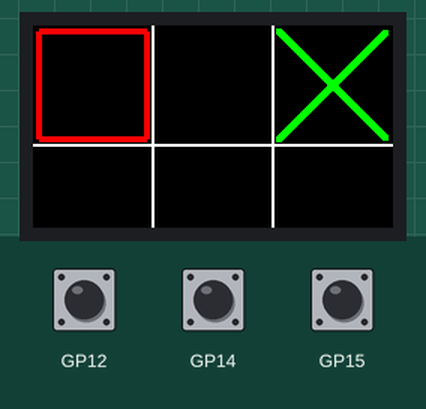
Recording of a program running on a simulated Raspberry Pi Pico running MicroPython. Parts: 240×135 colour display. Inputs (shaded band) come from the test bench. Random numbers come from a fixed seed; what the program prints to the serial console is not drawn.

Above: at 1.2 s.
1.3 s: button X pressed for 1 s
At 2.8 s:
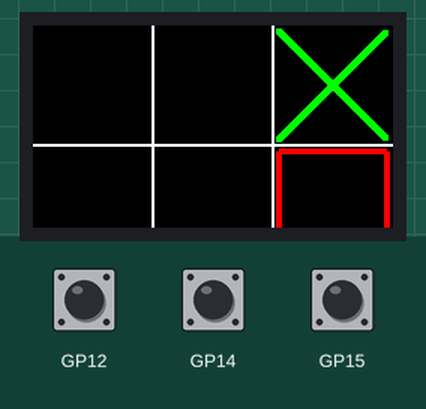
3.8 s: button Y pressed for 3.2 s
At 7.3 s:
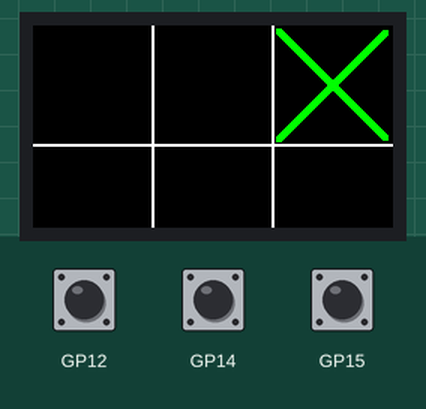
8.5 s: button A pressed for 0.15 s
At 9.2 s:
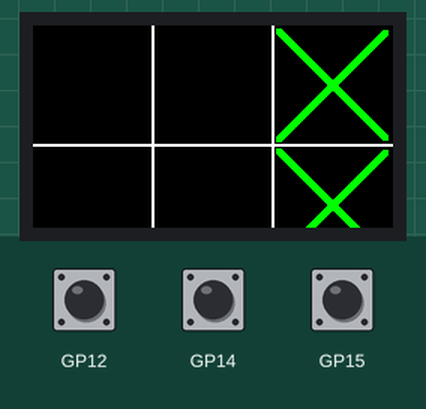
10.1 s: button X pressed for 0.15 s
At 11.0 s:
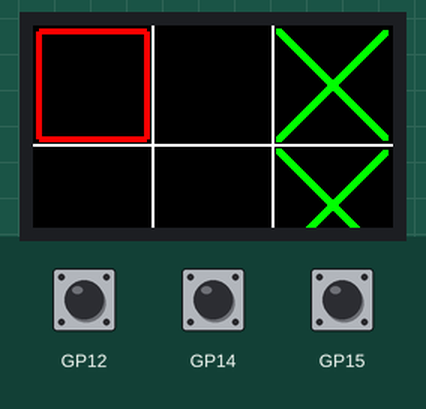
11.7 s: button A pressed for 1 s
At 13.1 s:
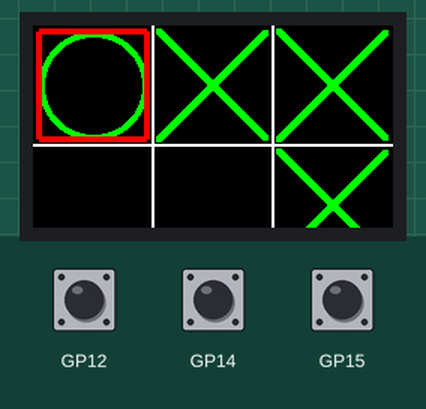
14.2 s: button Y pressed for 0.15 s
At 15.6 s:
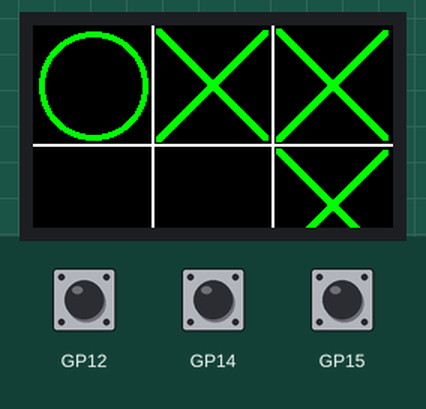
Timing chart, 0 to 16.8 s (numbered marks = the images above; inputs shaded):
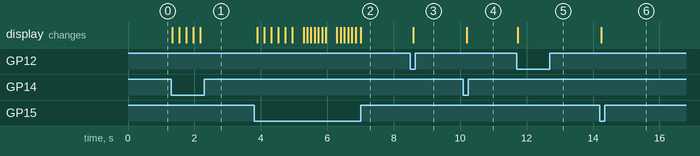

Measured:
- after the input at 1.3 s, the display: first changes at once (image 1 shows a later state)
- after the input at 3.8 s, the display: first changes after 0.09 s (image 2 shows a later state)
- after the input at 8.5 s, the display: changes after 0.09 s (image 3)
- after the input at 10.1 s, the display: changes after 0.10 s (image 4)
- after the input at 11.7 s, the display: changes at once (image 5)
- after the input at 14.2 s, the display: changes at once (image 6)

The program:

tictactoe.py
```python
import time
import random
from pimoroni import Button
from picographics import PicoGraphics, DISPLAY_PICO_DISPLAY, PEN_P8

display = PicoGraphics(display=DISPLAY_PICO_DISPLAY, pen_type=PEN_P8)
display.set_backlight(0.8)

button_a = Button(12)
button_b = Button(13)
button_x = Button(14)
button_y = Button(15)

WIDTH, HEIGHT = display.get_bounds()
penGrid         = display.create_pen( 255,255,255 )
penBackground   = display.create_pen( 0, 0, 0 )
penSelector     = display.create_pen( 255, 0, 0 )
penToken        = display.create_pen( 0, 255, 0 )
offset          = 4
computerToken   = 'X'
playerToken     = 'O'
emptyToken      = ''
scaleFactor     = 2

#
# Cell class.  A cell is a single component of the TicTacToe board.  The class contains the
# coordinates of the upper left corner of the cell, as well as the current player that owns it,
# and the cell number as is exists in the board.
#
class Cell:
    """
    Cell class definition.  A tictactoe board consists of cells, each cell can contain a token
    representing the player that owns the location.
    """
    def __init__( self, x, y, width, cellNum ):
        """
            Initialize a tictactoe cell.

            Parameters:
                x       - The upper left corner of the cell
                y       - The upper left corner of the cell
                width   - How wide is cell (and since it is a square, how tall is it)
                cellNum - The number of this cell.  Makes it easier to look up cells
                          that have tokens in it.

            Members:
                token   - The owning players token
        """

        self.x       = x
        self.y       = y
        self.width   = width
        self.cellNum = cellNum
        self.token   = emptyToken
        print( "Creating cell " + str(cellNum) + " at (" + str(x) + ", " + str(y) + ")")

    def getX( self ):
        """
            Return the X location of the cell
        """
        return self.x

    def getY( self ):
        """
            Return the Y location of the cell
        """
    def setToken( self, token ):
        """
            Set our current token to the token being passed in.  No validation.
        """
        self.token = token

    def getToken( self ):
        """
            Get the token of the player that owns this cell.
        """
        return self.token

    def isEmpty( self ):
        """
            Determine if this cell is empty, or has a token.
        """
        return self.token == emptyToken

    def getIndex( self ):
        """
            Return the cell number of this cell.  This allows us to generically
            access which cell number we have *if* all we have is the cell (i.e. no
            reference to the board that contains this cell)
        """
        return self.cellNum

    def getCenter( self ):
        """
            Since we know the dimensions of the cell, return the coordinates of the
            center.  Let the cell itself do the math
        """
        cx = self.x + self.width//2
        cy = self.y + self.width//2
        return cx, cy

#
# Board class - This class contains all of the definitions and functions needed to play the
# game of tic tac toe
#
class Board:
    def __init__( self, width ):
        """
            Initialize the Board Class.  This takes the width of the board are on the
            screen.  This area is then broken down into the cells for each square a
            player can move in.  Also stored are the winning move and winning token.

            Parameters:
                width        - The total width of the board.

            Members:
                width        - How wide the board is
                cells        - An array of class Cell, each entry representing a square on the board
                selector     - The location of the current cell the user can select for a turn
                cwidth       - Width of a cell (yes it is just 1/3 of width, but this makes is easier
                winToken     - The winning token, i.e. who one the game
                winMove      - The winning move (the row info)
                winningMoves - A list of all possible winning moves, used to detect if there is
                               a winner yet.  Could also be used to help the computer plan moves...
        """
        self.width    = width
        self.cells    = []
        self.selector = 0
        self.cwidth   = width // 3
        self.winToken = emptyToken
        self.winMove  = []
        x = 0
        y = 0
        for i in range(9):
            self.cells.append( Cell(x, y, self.cwidth, i) )
            x += self.cwidth
            if ((i+1) % 3) == 0:
                x = 0
                y += self.cwidth
        self.winningMoves = [[0,1,2],[3,4,5],[6,7,8],
                             [0,3,6],[1,4,7],[2,5,8],
                             [0,4,8],[2,4,6]]

    def reset( self ):
        """
            Reset the board back to the beginning
        """
        for cell in self.cells:
            cell.setToken( emptyToken )
        self.winToken = emptyToken
        self.winMove  = []
        self.selector = 0


    def getCell( self, cellNum ):
        """
            Return the cell located at the cell number povided
        """
        return self.cells[cellNum]

    def getCellToken( self, cellNum ):
        """
            Return the token for the cell number provided
        """
        return self.cells[cellNum].getToken()

    def setCellToken( self, cellNum, value ):
        """
            Set the token on the cell number provided
        """
        self.cells[cellNum].setToken( value )

    def getSelectedCell( self ):
        """
            get the cell that is currently selected
        """
        return self.cells[self.selector]

    def incSelector( self ):
        """
            Increment the selector, and handle the wrap
        """
        self.selector += 1
        if self.selector >= 9:
            self.selector = 0

    def decSelector( self ):
        """
            Decrement the selector, and handle any wrap that might occur
        """
        self.selector -= 1
        if self.selector < 0:
            self.selector = 8

    def showSelector(self):
        """
            Show the selector.  The selector is a square that outlines which cell
            the user currently has selected.
        """
        width  = self.cwidth - (offset * 2)
        display.set_pen(penSelector)
        cell = self.cells[self.selector]
        startx = cell.x + offset
        starty = cell.y + offset
        stopx  = startx + width
        stopy  = starty + width
        display.line(startx, starty, stopx, starty,offset)
        display.line(stopx,  starty, stopx, stopy, offset)
        display.line(startx, starty, startx,stopy, offset)
        display.line(startx, stopy,  stopx, stopy, offset)

    def displayWinningMove( self ):
        """
            Display the winning move!  This is done by taking the winning move as stored
            on the board, and dring from the center of the first cell, to the center of
            the last cell.
        """
        if self.winMove != []:
            cell1 = board.getCell( self.winMove[0] )
            cell2 = board.getCell( self.winMove[2] )
            display.set_pen( penSelector )
            startx, starty = cell1.getCenter()
            stopx, stopy = cell2.getCenter()
            display.line( startx, starty, stopx, stopy, 10 )

    def checkForWinner(self, token):
        """
            Check to see if the current token is a winner, this was we can utilize the same code for both
            the computer and the player
        """
        winner = False
        for move in self.winningMoves:
            if ((self.getCellToken( move[0] ) == token) and
                (self.getCellToken( move[1] ) == token)  and
                (self.getCellToken( move[2] ) == token)):
                self.winMove  = move
                self.winToken = token
                winner = True
        return winner

    def drawToken( self, cell ):
        """
            Draw the token for this cell.  There are two tokens, an 'X' and an 'O'.
        """
        display.set_pen( penToken )
        if cell.getToken() == computerToken:
            width  = self.cwidth - offset
            startx = cell.x + offset
            starty = cell.y + offset
            stopx  = cell.x + width
            stopy  = cell.y + width
            display.line( startx, starty, stopx, stopy,  offset )
            display.line( startx, stopy,  stopx, starty, offset )
        elif cell.getToken() == playerToken:
            r = (cell.width//2) - offset
            x, y = cell.getCenter()
            display.circle( x, y, r )
            display.set_pen( penBackground )
            display.circle( x, y, r-offset )

    def getEmptyCells( self ):
        """
            Return a list containing all of the cells that are empty
        """
        moves = []
        for i in range(9):
            item = self.getCell(i)
            if item.getToken() == '':
               moves.append( item.cellNum )
        return moves

    def movesExist( self ):
        """
            Determine if there are any moves left on the board, if there are the game can
            continue
        """
        movesAvailable = False
        if len(self.getEmptyCells()) > 0:
            movesAvailable = True
        return movesAvailable

    def displayWinner(self):
        """
            Display who won!
        """
        textx = 0
        texty = WIDTH+(8*scaleFactor)

        display.set_pen( penGrid )
        display.set_font( "bitmap8" )
        if self.winToken == emptyToken:
            message = "It's a Tie!"
        elif board.winToken == computerToken:
            message = "You Lose!"
        else:
            message = "You win!"

        width = display.measure_text( message, scaleFactor )
        textx = (WIDTH - width)//2
        display.text( message, textx, texty, WIDTH, scale=scaleFactor )
        display.update()

    def paint( self ):
        """
            Paint the board on the screen, we paint the hash grid, then the board cells, then
            we paint the winner (if there is one) or show the selector so we know where the player
            can add their move
        """
        first  = self.cwidth
        second = first * 2
        display.set_pen( penBackground )
        display.clear()
        display.set_pen( penGrid )
        display.line( first, 0, first, self.width, 2 )
        display.line( second, 0, second, self.width, 2)
        display.line( 0, first, self.width, first, 2 )
        display.line( 0, second, self.width, second, 2 )

        for i in range(9):
            cell = board.cells[i]
            if not cell.isEmpty():
                self.drawToken( cell )

        if self.winMove != []:
            self.displayWinningMove()
        else:
            self.showSelector()
        display.update()

#
# MoveAI - The Movement class for the computer.  This will contain all of the required code to handle
# selecting a move (or series of moves) that will keep the computer from losing.  Note a tie is not
# considered a loss.
#
class MoveAI:
    def __init__(self,board):
        """
            Initialize the movement AI, this code will predict movement of the player, and
            move to activly block them.  The end result is the computer will never lose a
            game, it may tie, but not lose
        """
        self.board    = board
        self.patterns = []

    def randomMove( self, token ):
        """
            Generate a random move when we have no good choice to make.  Do this by
            generating a list of the empty cell locations, and then select one at
            random.
        """
        cells = self.board.getEmptyCells()
        if len(cells) > 0:
            location = random.randrange(len(cells))
            self.board.setCellToken( cells[location], token )

    def computerMove(self):
        """
            Allow the computer to move.  This routine should be where we add in the AI logic
            to automatically select the best move based on what we currently see on the board.

            The intent here is that we can utilize the winningMoves list looking for a weighted
            solution that provides the best move based on all possible moves.

            Most Important:

            We simply select a random location from the currently empty locations...
        """
        self.randomMove( computerToken )
        self.board.paint()

#
# Display a message on screen, at the y offset, centered
#
def printMessage( yOffset, message ):
    """
        Display a message, centered along X
    """
    width = display.measure_text( message, scaleFactor )
    textx = (WIDTH - width)//2
    texty = WIDTH + yOffset
    display.text( message, textx, texty, WIDTH, scale=scaleFactor )
    display.update()
#
# Create the board to fit the display
#
board = Board(WIDTH)
move  = MoveAI(board)

#
# Main loop... Depending on the button pressed, perform the action.  First things first, let the
# computer (X) make the first move
#
def main():
    while True:
        board.reset()
        move.computerMove()

        playerMoved = False
        haveWinner  = False
        while not haveWinner:
            if button_a.read():
                cell = board.getSelectedCell()
                if cell.isEmpty():
                    board.setCellToken( cell.getIndex(), playerToken )
                    board.paint()
                    playerMoved = True
            elif button_x.read():
                board.incSelector()
                board.paint()
            elif button_y.read():
                board.decSelector()
                board.paint()

            if playerMoved:
                if board.checkForWinner( playerToken ):
                    board.paint()
                    haveWinner = True
                else:
                    move.computerMove()
                    if board.checkForWinner( computerToken ):
                        board.paint()
                        haveWinner = True
                    elif not board.movesExist():
                        haveWinner = True
                    playerMoved = False

            time.sleep(0.1)
        #
        # Display who won!
        #
        board.displayWinner()

        #
        # Display a message for the user to continue
        #
        printMessage( 48, "Press B to" )
        printMessage( 62, "continue..." )

        waitForContinue = False
        while( waitForContinue == False ):
            if button_b.read():
                waitForContinue = True
            time.sleep(0.1)

#
# Execute the program!
#
main()
```
